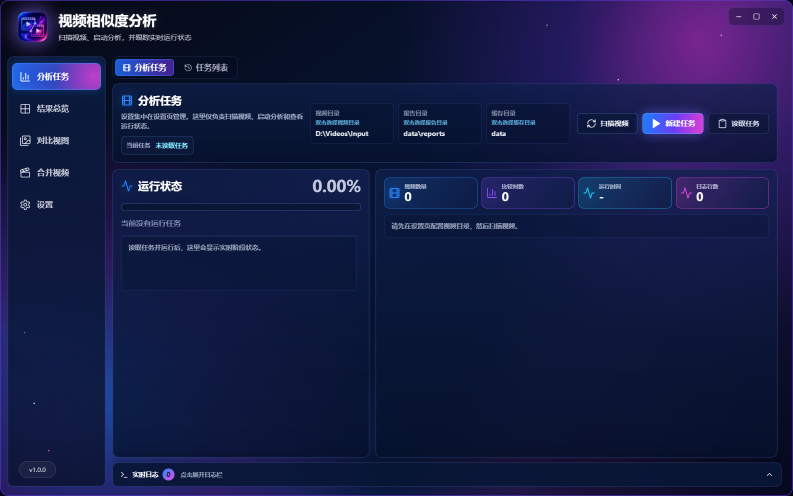
#> input picture page/page1_analyze_page.png, 1586 x 992 px (shown at 1/2 size)
$ python -i preprocess.py   (imports and definitions only)
#> lines starting #> are read from the running program, lines starting #| are printed output that depends on the picture
"""
Frame preprocessing module for video similarity search.

Provides unified preprocessing for frames before pHash computation and CLIP embedding.
Handles different resolutions, black borders, and aspect ratio variations.
"""

from dataclasses import dataclass
from enum import Enum
from typing import Tuple

import cv2
import numpy as np
from PIL import Image


class ResizeMode(str, Enum):
    """Resize mode for frame preprocessing."""
    CENTER_CROP = "center_crop"
    LETTERBOX = "letterbox"


class PortraitRotation(str, Enum):
    """Rotation direction used when cropped frames are portrait-oriented."""
    LEFT_90 = "left_90"
    RIGHT_90 = "right_90"


@dataclass
class PreprocessConfig:
    """Configuration for frame preprocessing."""
    crop_black_borders: bool = False
    resize_mode: ResizeMode = ResizeMode.CENTER_CROP
    input_size: int = 224
    portrait_rotation: PortraitRotation = PortraitRotation.RIGHT_90
    border_threshold: int = 16  # Pixel value threshold for black detection
    border_crop_ratio: float = 0.02  # Minimum border size ratio to detect

    # [123 lines left out: functions from_args, cache_suffix, to_dict, from_dict, detect_black_borders, crop_black_borders, not called in this run]


def resize_prepared_frame(
    frame: np.ndarray,
    target_size: int,
    mode: ResizeMode = ResizeMode.CENTER_CROP,
    interpolation: int = cv2.INTER_LINEAR,
) -> np.ndarray:
    """
    Resize frame while handling aspect ratio.

    Args:
        frame: Input frame (H, W, 3) uint8
        target_size: Target size (square)
        mode: Resize mode (center_crop or letterbox)
        interpolation: OpenCV interpolation method

    Returns:
        Resized frame (target_size, target_size, 3)
    """
    h, w = frame.shape[:2]

    if h == 0 or w == 0:
        return np.zeros((target_size, target_size, 3), dtype=np.uint8)

    if mode == ResizeMode.CENTER_CROP:
        # Resize to match shorter side, then center crop
        scale = target_size / min(h, w)
        new_h, new_w = int(h * scale), int(w * scale)
        resized = cv2.resize(frame, (new_w, new_h), interpolation=interpolation)

        # Center crop
        start_h = (new_h - target_size) // 2
        start_w = (new_w - target_size) // 2
        cropped = resized[start_h:start_h + target_size, start_w:start_w + target_size]

        # Handle case where crop might be slightly off
        if cropped.shape[0] != target_size or cropped.shape[1] != target_size:
            cropped = cv2.resize(cropped, (target_size, target_size), interpolation=interpolation)

        return cropped

    else:  # letterbox
        # Resize to fit within target_size, pad with black
        scale = target_size / max(h, w)
        new_h, new_w = int(h * scale), int(w * scale)
        resized = cv2.resize(frame, (new_w, new_h), interpolation=interpolation)

        # Create black canvas
        canvas = np.zeros((target_size, target_size, 3), dtype=np.uint8)

        # Center the resized image
        start_h = (target_size - new_h) // 2
        start_w = (target_size - new_w) // 2
        canvas[start_h:start_h + new_h, start_w:start_w + new_w] = resized

        return canvas


# [14 lines left out: function resize_with_aspect_ratio, not called in this run]


def rotate_portrait_frame(
    frame: np.ndarray,
    rotation: PortraitRotation = PortraitRotation.RIGHT_90,
) -> np.ndarray:
    """
    Rotate portrait frames into landscape orientation.

    Landscape or square frames are returned unchanged. The rotation is applied
    after black-border cropping so letterboxed portrait videos are detected by
    their real visible content.
    """
    h, w = frame.shape[:2]
    if h <= w:
        return frame

    if rotation == PortraitRotation.LEFT_90:
        return cv2.rotate(frame, cv2.ROTATE_90_COUNTERCLOCKWISE)
    return cv2.rotate(frame, cv2.ROTATE_90_CLOCKWISE)


def prepare_frame_geometry(
    frame: np.ndarray,
    config: PreprocessConfig = None,
) -> np.ndarray:
    """Apply border cropping and portrait rotation without resizing.

    The returned array can be a view into ``frame`` and is marked read-only.
    Consumers must treat it as an immutable prepared view and pass it to
    :func:`resize_prepared_frame` when a fixed-size array is needed. Public
    preprocessing wrappers copy it when no resize is required, preserving
    their historical independent-array return semantics.
    """

    if config is None:
        config = PreprocessConfig()

    # Cropping is intentionally a view. Neither border detection nor rotation
    # mutates the input, so this avoids copying a full decoded frame before a
    # candidate has passed the pHash retention decision.
    result = frame
    if config.crop_black_borders:
        result = crop_black_borders(
            result,
            threshold=config.border_threshold,
            min_ratio=config.border_crop_ratio,
        )
    result = rotate_portrait_frame(result, config.portrait_rotation)

    # ``view`` prevents changing the caller's writeability flag when the
    # geometry path is a no-op and ``result`` is the original ndarray.
    result = np.asarray(result).view()
    result.setflags(write=False)
    return result


def preprocess_frame_geometry(
    frame: np.ndarray,
    config: PreprocessConfig = None,
    target_size: int = None,
    interpolation: int = cv2.INTER_LINEAR,
) -> np.ndarray:
    """
    Apply the shared geometric preprocessing pipeline.

    Order: crop black borders -> rotate portrait content -> resize/crop to a
    fixed square resolution. This keeps all compared frames on the same pixel
    grid before pHash or embedding similarity is calculated.
    """
    if config is None:
        config = PreprocessConfig()

    result = prepare_frame_geometry(frame, config)

    size = max(1, int(target_size or config.input_size))
    if result.shape[0] != size or result.shape[1] != size:
        result = resize_prepared_frame(
            result,
            target_size=size,
            mode=config.resize_mode,
            interpolation=interpolation,
        )
    else:
        # The prepared geometry may be a read-only view into the input, while
        # this public API historically returned an independent writable array.
        result = result.copy()

    return result


# [105 lines left out: functions preprocess_frame_for_hash, preprocess_frame_for_clip, preprocess_frame_for_clip_pil, add_preprocess_args, not called in this run]

>>> import cv2
>>> picture = cv2.imread('../page/page1_analyze_page.png')
#> picture is the input picture: shape (992, 1586, 3); mean B, G, R 69.3, 27.8, 21.6
>>> result = preprocess_frame_geometry(picture)
#> in resize_prepared_frame, `resized = cv2.resize(frame, (new_w, new_h), interpolation=interpolation)`:
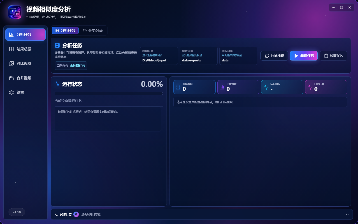
#> resized: shape (224, 358, 3); mean B, G, R 69.1, 27.8, 21.4
#> in resize_prepared_frame, `cropped = resized[start_h:start_h + target_size, start_w:start_w + tar..`:
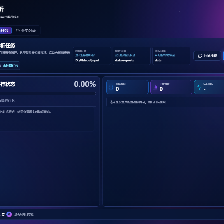
#> cropped: shape (224, 224, 3); mean B, G, R 63.7, 26, 16.6

$ run again, on page/page3_reports_page.png
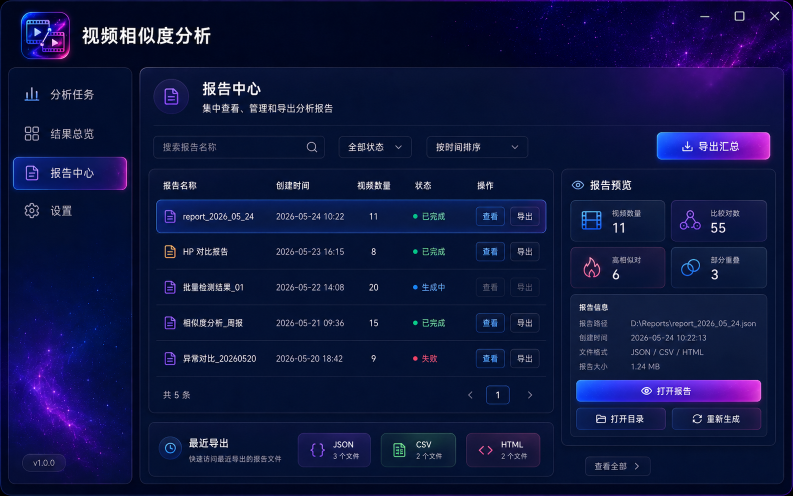
#> input picture page/page3_reports_page.png, 1586 x 992 px (shown at 1/2 size)
#> picture is the input picture: shape (992, 1586, 3); mean B, G, R 64.8, 21.3, 14.3
#> in resize_prepared_frame, `resized = cv2.resize(frame, (new_w, new_h), interpolation=interpolation)`:
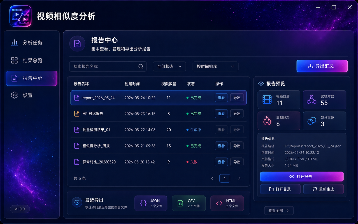
#> resized: shape (224, 358, 3); mean B, G, R 64.9, 21.3, 14.4
#> in resize_prepared_frame, `cropped = resized[start_h:start_h + target_size, start_w:start_w + tar..`:
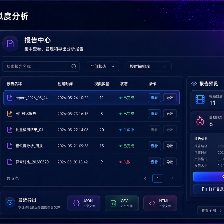
#> cropped: shape (224, 224, 3); mean B, G, R 58.8, 22.4, 11.8

$ run again, on page/page4_settings_page.png
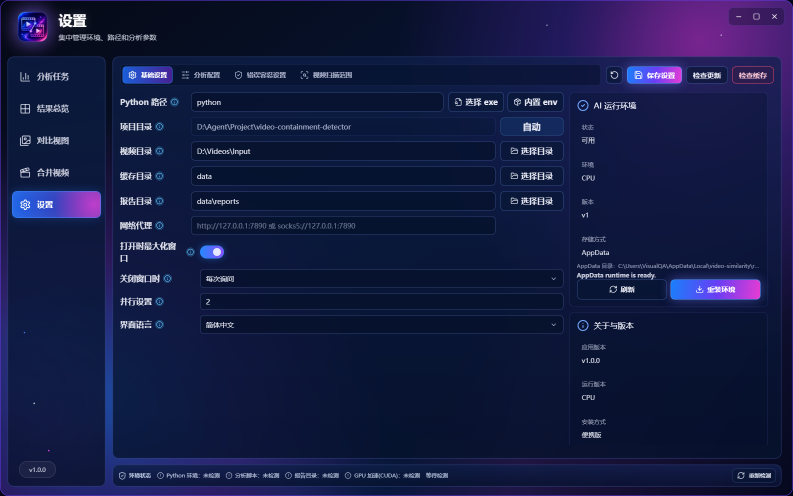
#> input picture page/page4_settings_page.png, 1586 x 992 px (shown at 1/2 size)
#> picture is the input picture: shape (992, 1586, 3); mean B, G, R 67.4, 27.8, 20.6
#> in resize_prepared_frame, `resized = cv2.resize(frame, (new_w, new_h), interpolation=interpolation)`:
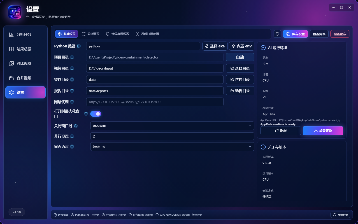
#> resized: shape (224, 358, 3); mean B, G, R 66.8, 27.5, 20.2
#> in resize_prepared_frame, `cropped = resized[start_h:start_h + target_size, start_w:start_w + tar..`:
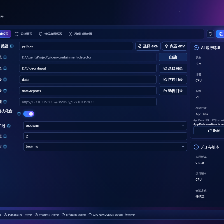
#> cropped: shape (224, 224, 3); mean B, G, R 61.2, 25.6, 15.8
